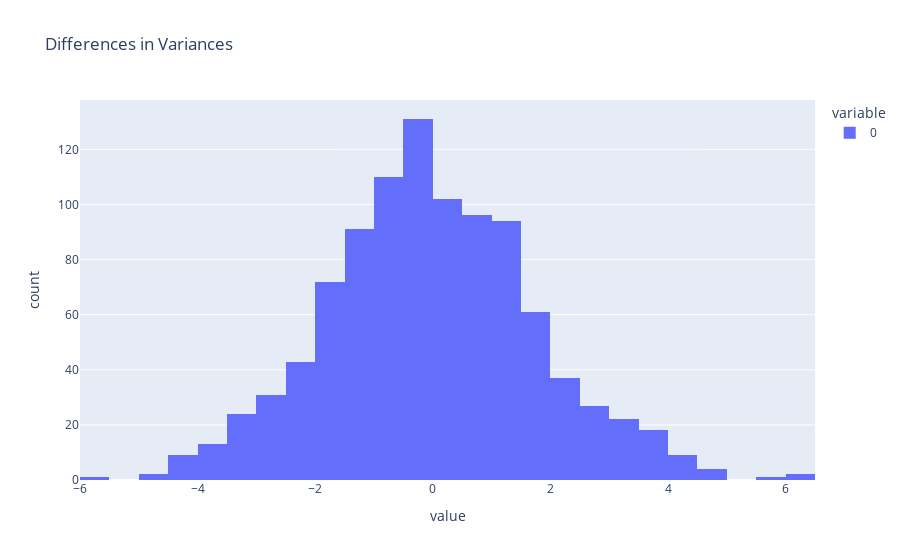
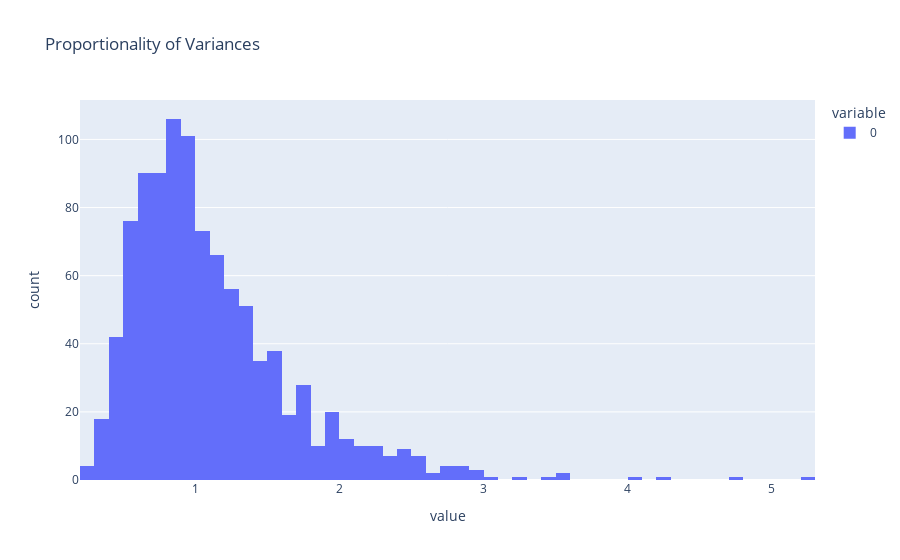

Source (notebook cell) for these figures, in order:
### Code cell
# Approaching comparing variances with bootstrap approach
np.var(dist1) - np.var(dist2)

var_sub = np.array([])
var_div = np.array([])
for i in range(1000):
    samp1 = rng.choice(dist1, size=20, replace=True)
    samp2 = rng.choice(dist2, size=20, replace=True)

    # We get both the difference in variances (theta1) and the
    theta1 = np.var(samp1) - np.var(samp2)  # if same, should be centered around 0
    theta2 = np.var(samp1) / np.var(samp2)  # if same, should be centered around 1

    # Append both numpy array
    var_sub = np.append(var_sub, theta1)
    var_div = np.append(var_div, theta2)


fig1 = px.histogram(var_sub, title="Differences in Variances")
fig1.show()


fig2 = px.histogram(var_div, title="Proportionality of Variances")
fig2.show()

### Figure 1 — Plotly figure (JSON) as saved in the notebook; plotly's stock layout.template omitted (floating-point values rounded to 4 significant figures; data arrays with more than 128 entries replaced by an {"elided": "..."} marker saying what was removed)
{"data": [{"alignmentgroup": "True", "bingroup": "x", "hovertemplate": "variable=0<br>value=%{x}<br>count=%{y}<extra></extra>", "legendgroup": "0", "marker": {"color": "#636efa", "pattern": {"shape": ""}}, "name": "0", "offsetgroup": "0", "orientation": "v", "showlegend": true, "type": "histogram", "x": {"elided": "1000 float values"}, "xaxis": "x", "yaxis": "y"}], "layout": {"barmode": "relative", "legend": {"title": {"text": "variable"}, "tracegroupgap": 0}, "title": {"text": "Differences in Variances"}, "xaxis": {"anchor": "y", "domain": [0, 1], "title": {"text": "value"}}, "yaxis": {"anchor": "x", "domain": [0, 1], "title": {"text": "count"}}}}

### Figure 2 — Plotly figure (JSON) as saved in the notebook; plotly's stock layout.template omitted (floating-point values rounded to 4 significant figures; data arrays with more than 128 entries replaced by an {"elided": "..."} marker saying what was removed)
{"data": [{"alignmentgroup": "True", "bingroup": "x", "hovertemplate": "variable=0<br>value=%{x}<br>count=%{y}<extra></extra>", "legendgroup": "0", "marker": {"color": "#636efa", "pattern": {"shape": ""}}, "name": "0", "offsetgroup": "0", "orientation": "v", "showlegend": true, "type": "histogram", "x": {"elided": "1000 float values"}, "xaxis": "x", "yaxis": "y"}], "layout": {"barmode": "relative", "legend": {"title": {"text": "variable"}, "tracegroupgap": 0}, "title": {"text": "Proportionality of Variances"}, "xaxis": {"anchor": "y", "domain": [0, 1], "title": {"text": "value"}}, "yaxis": {"anchor": "x", "domain": [0, 1], "title": {"text": "count"}}}}
